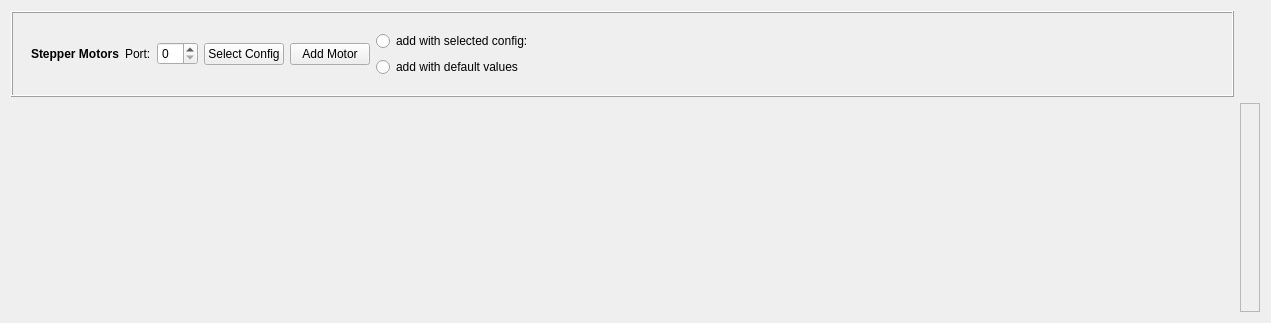
<?xml version="1.0" encoding="UTF-8"?>
<ui version="4.0">
 <class>Form</class>
 <widget class="QWidget" name="Form">
  <property name="geometry">
   <rect>
    <x>0</x>
    <y>0</y>
    <width>1271</width>
    <height>323</height>
   </rect>
  </property>
  <property name="windowTitle">
   <string>Form</string>
  </property>
  <layout class="QGridLayout" name="gridLayout" columnstretch="8,0">
   <item row="0" column="0">
    <widget class="QFrame" name="frame_stepper_motors">
     <property name="sizePolicy">
      <sizepolicy hsizetype="Preferred" vsizetype="Fixed">
       <horstretch>0</horstretch>
       <verstretch>0</verstretch>
      </sizepolicy>
     </property>
     <property name="frameShape">
      <enum>QFrame::Box</enum>
     </property>
     <property name="frameShadow">
      <enum>QFrame::Raised</enum>
     </property>
     <layout class="QVBoxLayout" name="verticalLayout_6">
      <item>
       <widget class="QFrame" name="frame_2">
        <property name="sizePolicy">
         <sizepolicy hsizetype="Preferred" vsizetype="Fixed">
          <horstretch>0</horstretch>
          <verstretch>0</verstretch>
         </sizepolicy>
        </property>
        <property name="frameShape">
         <enum>QFrame::NoFrame</enum>
        </property>
        <property name="frameShadow">
         <enum>QFrame::Raised</enum>
        </property>
        <layout class="QHBoxLayout" name="horizontalLayout_3">
         <item>
          <widget class="QLabel" name="label_stepper_motor">
           <property name="font">
            <font>
             <weight>75</weight>
             <bold>true</bold>
            </font>
           </property>
           <property name="text">
            <string>Stepper Motors</string>
           </property>
          </widget>
         </item>
         <item>
          <widget class="QLabel" name="label">
           <property name="text">
            <string>Port:</string>
           </property>
          </widget>
         </item>
         <item>
          <widget class="QSpinBox" name="spin_box_port_number"/>
         </item>
         <item>
          <widget class="QPushButton" name="btn_select_config">
           <property name="enabled">
            <bool>true</bool>
           </property>
           <property name="text">
            <string>Select Config</string>
           </property>
          </widget>
         </item>
         <item>
          <widget class="QPushButton" name="btn_add_motor">
           <property name="enabled">
            <bool>true</bool>
           </property>
           <property name="text">
            <string>Add Motor</string>
           </property>
          </widget>
         </item>
         <item>
          <layout class="QFormLayout" name="form_radio_btns">
           <item row="0" column="0">
            <widget class="QRadioButton" name="radio_btn_config">
             <property name="text">
              <string>add with selected config:</string>
             </property>
            </widget>
           </item>
           <item row="1" column="0">
            <widget class="QRadioButton" name="radio_btn_default">
             <property name="text">
              <string>add with default values</string>
             </property>
            </widget>
           </item>
           <item row="0" column="1">
            <widget class="QLabel" name="label_config_name">
             <property name="text">
              <string/>
             </property>
            </widget>
           </item>
          </layout>
         </item>
         <item>
          <spacer name="horizontalSpacer">
           <property name="orientation">
            <enum>Qt::Horizontal</enum>
           </property>
           <property name="sizeHint" stdset="0">
            <size>
             <width>40</width>
             <height>20</height>
            </size>
           </property>
          </spacer>
         </item>
        </layout>
       </widget>
      </item>
     </layout>
    </widget>
   </item>
   <item row="3" column="1">
    <widget class="QFrame" name="frame">
     <property name="frameShape">
      <enum>QFrame::StyledPanel</enum>
     </property>
     <property name="frameShadow">
      <enum>QFrame::Raised</enum>
     </property>
     <layout class="QVBoxLayout" name="verticalLayout_3"/>
    </widget>
   </item>
  </layout>
 </widget>
 <resources/>
 <connections/>
</ui>
